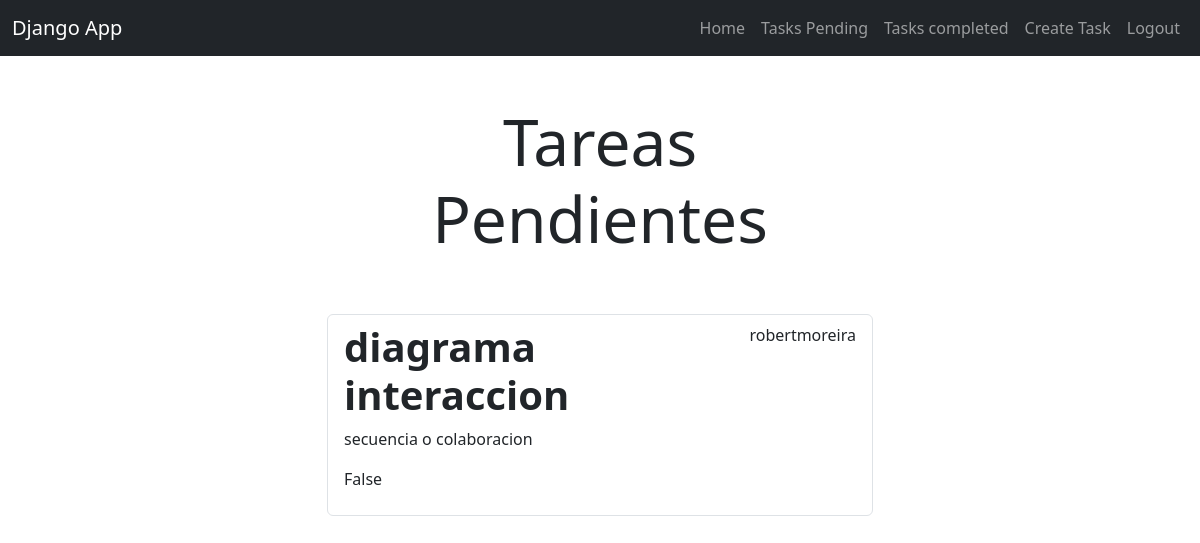
Page /tasks/ (signed in) on the committed database.
### tasks/models.py (models this page shows, shortened)
class Task(models.Model):
    title = models.CharField(max_length=100)
    description = models.TextField(blank=True)
    created = models.DateTimeField(auto_now_add=True)
    datecompleted = models.DateTimeField(null=True, blank=True)
    important = models.BooleanField(default=False)
    user = models.ForeignKey(User, on_delete=models.CASCADE)

### tasks/views.py (the view)
# urls.py: path('tasks/',views.tasks,name='tasks'),
@login_required
def tasks(request):
    tasks = Task.objects.filter(user=request.user, datecompleted__isnull=True)
    return render(request, 'tasks.html',{'tasks':tasks})

### tasks/templates/tasks.html (shortened to what this page needs)
{% extends 'base.html' %}
{% block content %}
<main class="container">
    <div class="row">
        <div class="col-md-6 offset-md-3">
            <h1 class="text-center display-3 py-5">Tareas Pendientes</h1>
            <ul class="list-group">
                {% for task in tasks %}
                    <a class="list-group-item" href="{% url 'task_detail' task.id %}">
                            <header class="d-flex justify-content-between">
                                {% if task.important %}
                                    <h1 class="fw-bold text-success">{{task.title}}</h1>
                                {% else %}
                                <h1 class="fw-bold">{{task.title}}</h1>
                                {% endif %}
                                <p>{{task.user.username}}</p>
                            </header>
                            <p>{{task.description}}</p>
                            <p>{{task.important}}</p>
                    </a>
                {% endfor %}
            </ul>
        </div>
    </div>
</main>
{% endblock %}

### rows in the picture
Task: title "diagrama interaccion", user.username "robertmoreira", description "secuencia o colaboracion", important "False"
